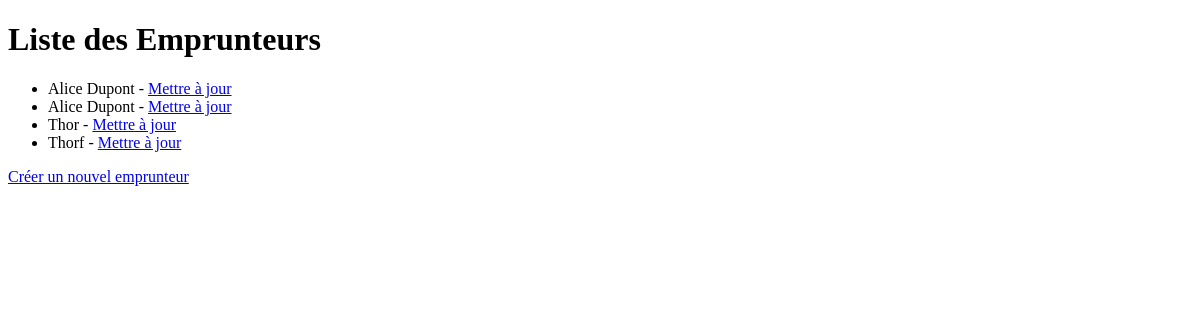
Before: /bibliothecaire/emprunteurs/ (signed in) with the older database file.
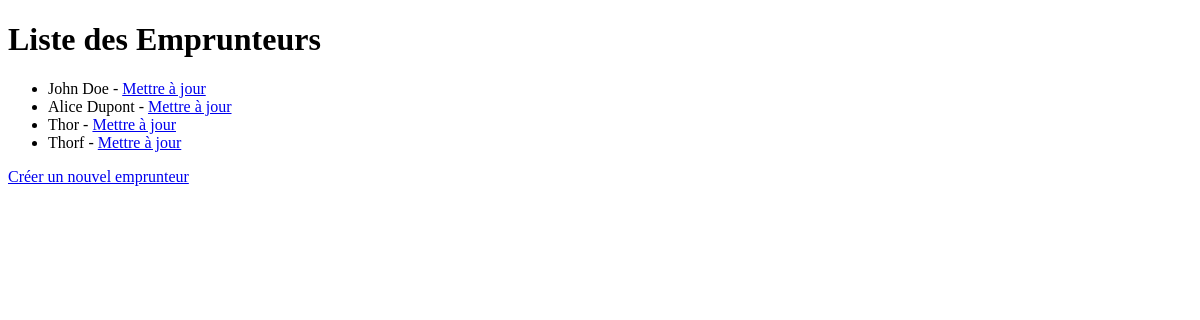
After: the same page with the newer database file.
### bibliothecaire/models.py (models this page shows, shortened)
class Emprunteur(models.Model):
    name = models.CharField(max_length=255)
    bloque = models.BooleanField(default=False)
    emprunts = models.ManyToManyField(Media, through='Emprunt')

### bibliothecaire/views.py (the view)
# urls.py: path('emprunteurs/', views.liste_emprunteurs, name='liste_emprunteurs'),
@login_required
def liste_emprunteurs(request):
    emprunteurs = Emprunteur.objects.all()
    return render(request, 'bibliothecaire/liste_emprunteurs.html', {'emprunteurs': emprunteurs})

### bibliothecaire/templates/bibliothecaire/liste_emprunteurs.html (shortened to what this page needs)
<!DOCTYPE html>
<html>
<head>
</head>
<body>
    <h1>Liste des Emprunteurs</h1>
    <ul>
        {% for emprunteur in emprunteurs %}
            <li>{{ emprunteur.name }} - <a href="{% url 'mettre_a_jour_emprunteur' emprunteur.pk %}">Mettre à jour</a></li>
        {% endfor %}
    </ul>
    <a href="{% url 'creer_emprunteur' %}">Créer un nouvel emprunteur</a>
</body>
</html>

Changed rows visible on the page:
changed Emprunteur: name "Alice Dupont" → "John Doe"
